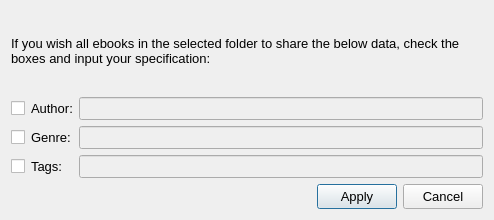
<?xml version="1.0" encoding="UTF-8"?>
<ui version="4.0">
 <class>bulkDetailsDialog</class>
 <widget class="QDialog" name="bulkDetailsDialog">
  <property name="geometry">
   <rect>
    <x>0</x>
    <y>0</y>
    <width>494</width>
    <height>220</height>
   </rect>
  </property>
  <property name="font">
   <font>
    <family>Segoe UI</family>
    <pointsize>10</pointsize>
   </font>
  </property>
  <property name="windowTitle">
   <string>Bulk Details</string>
  </property>
  <property name="windowIcon">
   <iconset resource="images.qrc">
    <normaloff>:/icons/books_icon.png</normaloff>:/icons/books_icon.png</iconset>
  </property>
  <layout class="QVBoxLayout" name="verticalLayout">
   <item>
    <widget class="QLabel" name="labelPrompt">
     <property name="text">
      <string>If you wish all ebooks in the selected folder to share the below data, check the boxes and input your specification:</string>
     </property>
     <property name="wordWrap">
      <bool>true</bool>
     </property>
    </widget>
   </item>
   <item>
    <layout class="QGridLayout" name="gridLayout">
     <item row="1" column="0">
      <widget class="QCheckBox" name="checkBoxGenre">
       <property name="text">
        <string/>
       </property>
      </widget>
     </item>
     <item row="2" column="1">
      <widget class="QLabel" name="labelTags">
       <property name="text">
        <string>Tags:</string>
       </property>
      </widget>
     </item>
     <item row="0" column="0">
      <widget class="QCheckBox" name="checkBoxAuthor">
       <property name="text">
        <string/>
       </property>
      </widget>
     </item>
     <item row="2" column="0">
      <widget class="QCheckBox" name="checkBoxTags">
       <property name="text">
        <string/>
       </property>
      </widget>
     </item>
     <item row="0" column="1">
      <widget class="QLabel" name="labelAuthor">
       <property name="text">
        <string>Author:</string>
       </property>
      </widget>
     </item>
     <item row="1" column="1">
      <widget class="QLabel" name="labelGenre">
       <property name="text">
        <string>Genre:</string>
       </property>
      </widget>
     </item>
     <item row="0" column="2">
      <widget class="QLineEdit" name="textAuthor">
       <property name="enabled">
        <bool>false</bool>
       </property>
      </widget>
     </item>
     <item row="1" column="2">
      <widget class="QLineEdit" name="textGenre">
       <property name="enabled">
        <bool>false</bool>
       </property>
      </widget>
     </item>
     <item row="2" column="2">
      <widget class="QLineEdit" name="textTags">
       <property name="enabled">
        <bool>false</bool>
       </property>
      </widget>
     </item>
    </layout>
   </item>
   <item>
    <layout class="QHBoxLayout" name="horLayBottomButtons">
     <item>
      <spacer name="horizontalSpacer">
       <property name="orientation">
        <enum>Qt::Horizontal</enum>
       </property>
       <property name="sizeHint" stdset="0">
        <size>
         <width>40</width>
         <height>20</height>
        </size>
       </property>
      </spacer>
     </item>
     <item>
      <widget class="QPushButton" name="buttonApply">
       <property name="minimumSize">
        <size>
         <width>80</width>
         <height>25</height>
        </size>
       </property>
       <property name="cursor">
        <cursorShape>PointingHandCursor</cursorShape>
       </property>
       <property name="text">
        <string>Apply</string>
       </property>
      </widget>
     </item>
     <item>
      <widget class="QPushButton" name="buttonCancel">
       <property name="minimumSize">
        <size>
         <width>80</width>
         <height>25</height>
        </size>
       </property>
       <property name="cursor">
        <cursorShape>PointingHandCursor</cursorShape>
       </property>
       <property name="text">
        <string>Cancel</string>
       </property>
      </widget>
     </item>
    </layout>
   </item>
  </layout>
 </widget>
 <resources>
  <include location="images.qrc"/>
 </resources>
 <connections/>
</ui>
